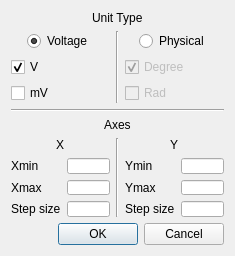
<?xml version="1.0" encoding="UTF-8"?>
<ui version="4.0">
 <class>DialPosPlot</class>
 <widget class="QDialog" name="DialPosPlot">
  <property name="windowModality">
   <enum>Qt::WindowModal</enum>
  </property>
  <property name="geometry">
   <rect>
    <x>0</x>
    <y>0</y>
    <width>235</width>
    <height>256</height>
   </rect>
  </property>
  <property name="sizePolicy">
   <sizepolicy hsizetype="Fixed" vsizetype="Fixed">
    <horstretch>0</horstretch>
    <verstretch>0</verstretch>
   </sizepolicy>
  </property>
  <property name="minimumSize">
   <size>
    <width>235</width>
    <height>256</height>
   </size>
  </property>
  <property name="maximumSize">
   <size>
    <width>235</width>
    <height>256</height>
   </size>
  </property>
  <property name="contextMenuPolicy">
   <enum>Qt::DefaultContextMenu</enum>
  </property>
  <property name="windowTitle">
   <string>Position Sensor</string>
  </property>
  <layout class="QGridLayout" name="gridLayout">
   <property name="sizeConstraint">
    <enum>QLayout::SetDefaultConstraint</enum>
   </property>
   <item row="2" column="0">
    <widget class="QCheckBox" name="vCheck">
     <property name="text">
      <string>V</string>
     </property>
     <property name="checked">
      <bool>true</bool>
     </property>
     <attribute name="buttonGroup">
      <string notr="true">buttonGroup_2</string>
     </attribute>
    </widget>
   </item>
   <item row="9" column="0" colspan="3">
    <widget class="QDialogButtonBox" name="buttonBox">
     <property name="orientation">
      <enum>Qt::Horizontal</enum>
     </property>
     <property name="standardButtons">
      <set>QDialogButtonBox::Cancel|QDialogButtonBox::Ok</set>
     </property>
    </widget>
   </item>
   <item row="1" column="2" alignment="Qt::AlignHCenter">
    <widget class="QRadioButton" name="physButton">
     <property name="text">
      <string>Physical</string>
     </property>
     <attribute name="buttonGroup">
      <string notr="true">buttonGroup</string>
     </attribute>
    </widget>
   </item>
   <item row="1" column="1" rowspan="3">
    <widget class="Line" name="line_2">
     <property name="orientation">
      <enum>Qt::Vertical</enum>
     </property>
    </widget>
   </item>
   <item row="3" column="2">
    <widget class="QCheckBox" name="radCheck">
     <property name="enabled">
      <bool>false</bool>
     </property>
     <property name="text">
      <string>Rad</string>
     </property>
     <attribute name="buttonGroup">
      <string notr="true">buttonGroup_3</string>
     </attribute>
    </widget>
   </item>
   <item row="0" column="0" colspan="3" alignment="Qt::AlignHCenter">
    <widget class="QLabel" name="label">
     <property name="sizePolicy">
      <sizepolicy hsizetype="Fixed" vsizetype="Fixed">
       <horstretch>0</horstretch>
       <verstretch>0</verstretch>
      </sizepolicy>
     </property>
     <property name="text">
      <string>Unit Type</string>
     </property>
    </widget>
   </item>
   <item row="4" column="0" colspan="3">
    <widget class="Line" name="line_3">
     <property name="orientation">
      <enum>Qt::Horizontal</enum>
     </property>
    </widget>
   </item>
   <item row="1" column="0" alignment="Qt::AlignHCenter">
    <widget class="QRadioButton" name="vButton">
     <property name="text">
      <string>Voltage</string>
     </property>
     <property name="checked">
      <bool>true</bool>
     </property>
     <attribute name="buttonGroup">
      <string notr="true">buttonGroup</string>
     </attribute>
    </widget>
   </item>
   <item row="2" column="2">
    <widget class="QCheckBox" name="degCheck">
     <property name="enabled">
      <bool>false</bool>
     </property>
     <property name="text">
      <string>Degree</string>
     </property>
     <property name="checked">
      <bool>true</bool>
     </property>
     <attribute name="buttonGroup">
      <string notr="true">buttonGroup_3</string>
     </attribute>
    </widget>
   </item>
   <item row="6" column="2" alignment="Qt::AlignHCenter">
    <widget class="QLabel" name="label_4">
     <property name="sizePolicy">
      <sizepolicy hsizetype="Preferred" vsizetype="Fixed">
       <horstretch>0</horstretch>
       <verstretch>0</verstretch>
      </sizepolicy>
     </property>
     <property name="text">
      <string>Y</string>
     </property>
    </widget>
   </item>
   <item row="6" column="0" alignment="Qt::AlignHCenter">
    <widget class="QLabel" name="label_3">
     <property name="sizePolicy">
      <sizepolicy hsizetype="Preferred" vsizetype="Fixed">
       <horstretch>0</horstretch>
       <verstretch>0</verstretch>
      </sizepolicy>
     </property>
     <property name="text">
      <string>X</string>
     </property>
    </widget>
   </item>
   <item row="5" column="0" colspan="3" alignment="Qt::AlignHCenter">
    <widget class="QLabel" name="label_2">
     <property name="sizePolicy">
      <sizepolicy hsizetype="Fixed" vsizetype="Fixed">
       <horstretch>0</horstretch>
       <verstretch>0</verstretch>
      </sizepolicy>
     </property>
     <property name="text">
      <string>Axes</string>
     </property>
    </widget>
   </item>
   <item row="3" column="0">
    <widget class="QCheckBox" name="mvCheck">
     <property name="text">
      <string>mV</string>
     </property>
     <attribute name="buttonGroup">
      <string notr="true">buttonGroup_2</string>
     </attribute>
    </widget>
   </item>
   <item row="7" column="0">
    <layout class="QFormLayout" name="formLayout">
     <item row="0" column="0">
      <widget class="QLabel" name="xminLabel">
       <property name="text">
        <string>Xmin</string>
       </property>
      </widget>
     </item>
     <item row="0" column="1">
      <widget class="QLineEdit" name="xminLineEdit"/>
     </item>
     <item row="1" column="0">
      <widget class="QLabel" name="xmaxLabel">
       <property name="text">
        <string>Xmax</string>
       </property>
      </widget>
     </item>
     <item row="1" column="1">
      <widget class="QLineEdit" name="xmaxLineEdit"/>
     </item>
     <item row="2" column="0">
      <widget class="QLabel" name="stepSizeLabel">
       <property name="text">
        <string>Step size</string>
       </property>
      </widget>
     </item>
     <item row="2" column="1">
      <widget class="QLineEdit" name="stepSizeXLineEdit"/>
     </item>
    </layout>
   </item>
   <item row="7" column="2">
    <layout class="QFormLayout" name="formLayout_2">
     <item row="0" column="0">
      <widget class="QLabel" name="yminLabel">
       <property name="text">
        <string>Ymin</string>
       </property>
      </widget>
     </item>
     <item row="0" column="1">
      <widget class="QLineEdit" name="yminLineEdit">
       <property name="enabled">
        <bool>true</bool>
       </property>
      </widget>
     </item>
     <item row="1" column="0">
      <widget class="QLabel" name="ymaxLabel">
       <property name="text">
        <string>Ymax</string>
       </property>
      </widget>
     </item>
     <item row="1" column="1">
      <widget class="QLineEdit" name="ymaxLineEdit">
       <property name="enabled">
        <bool>true</bool>
       </property>
      </widget>
     </item>
     <item row="2" column="0">
      <widget class="QLabel" name="stepSizeLabel_2">
       <property name="text">
        <string>Step size</string>
       </property>
      </widget>
     </item>
     <item row="2" column="1">
      <widget class="QLineEdit" name="stepSizeYLineEdit">
       <property name="enabled">
        <bool>true</bool>
       </property>
      </widget>
     </item>
    </layout>
   </item>
   <item row="6" column="1" rowspan="2">
    <widget class="Line" name="line">
     <property name="orientation">
      <enum>Qt::Vertical</enum>
     </property>
    </widget>
   </item>
  </layout>
 </widget>
 <tabstops>
  <tabstop>vButton</tabstop>
  <tabstop>vCheck</tabstop>
  <tabstop>mvCheck</tabstop>
  <tabstop>physButton</tabstop>
  <tabstop>degCheck</tabstop>
  <tabstop>radCheck</tabstop>
  <tabstop>xminLineEdit</tabstop>
  <tabstop>xmaxLineEdit</tabstop>
  <tabstop>stepSizeXLineEdit</tabstop>
  <tabstop>yminLineEdit</tabstop>
  <tabstop>ymaxLineEdit</tabstop>
  <tabstop>stepSizeYLineEdit</tabstop>
  <tabstop>buttonBox</tabstop>
 </tabstops>
 <resources/>
 <connections>
  <connection>
   <sender>buttonBox</sender>
   <signal>accepted()</signal>
   <receiver>DialPosPlot</receiver>
   <slot>accept()</slot>
   <hints>
    <hint type="sourcelabel">
     <x>248</x>
     <y>254</y>
    </hint>
    <hint type="destinationlabel">
     <x>157</x>
     <y>274</y>
    </hint>
   </hints>
  </connection>
  <connection>
   <sender>buttonBox</sender>
   <signal>rejected()</signal>
   <receiver>DialPosPlot</receiver>
   <slot>reject()</slot>
   <hints>
    <hint type="sourcelabel">
     <x>316</x>
     <y>260</y>
    </hint>
    <hint type="destinationlabel">
     <x>286</x>
     <y>274</y>
    </hint>
   </hints>
  </connection>
 </connections>
 <buttongroups>
  <buttongroup name="buttonGroup_3"/>
  <buttongroup name="buttonGroup"/>
  <buttongroup name="buttonGroup_2"/>
 </buttongroups>
</ui>
